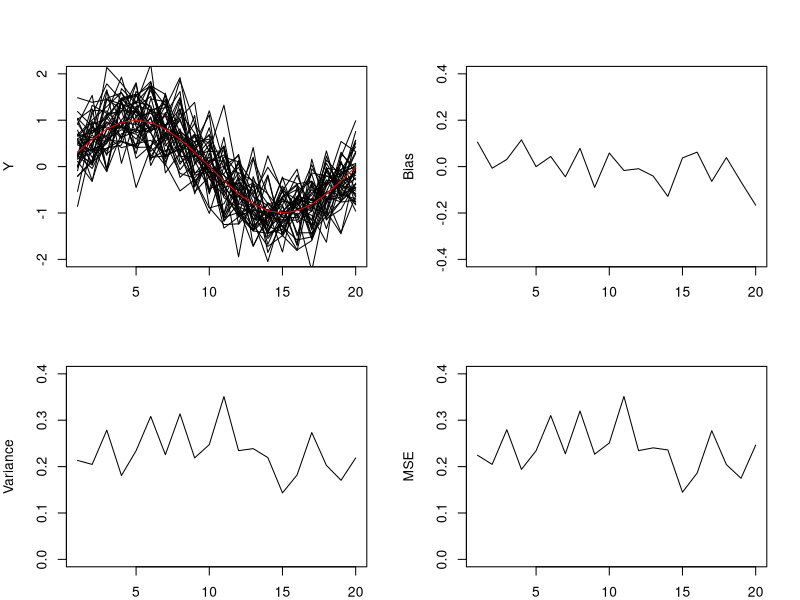
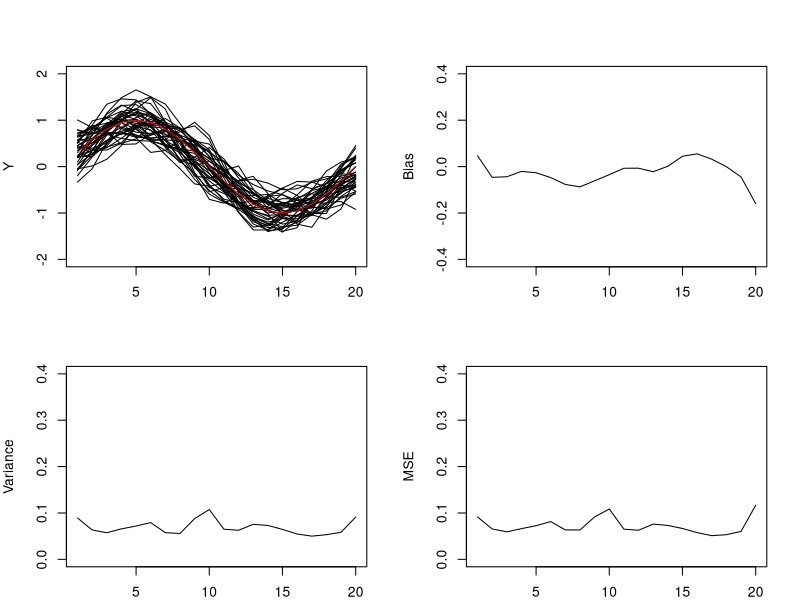
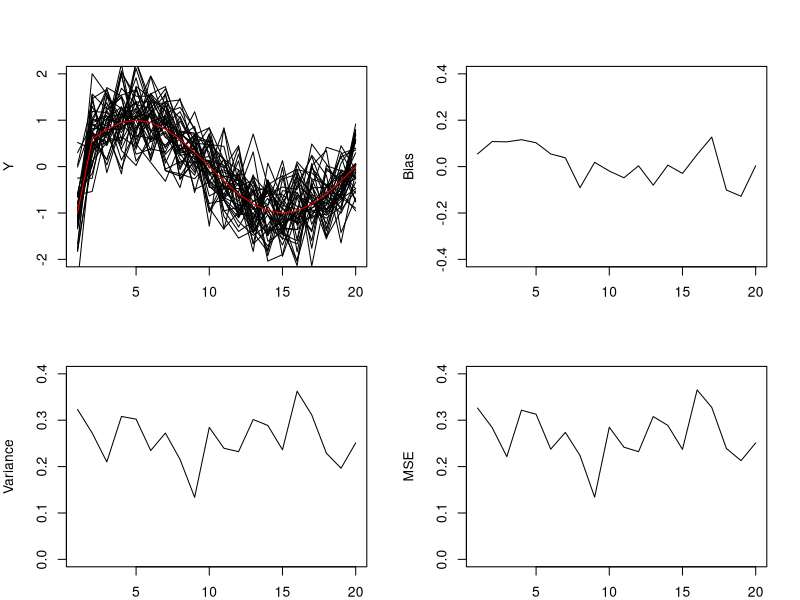
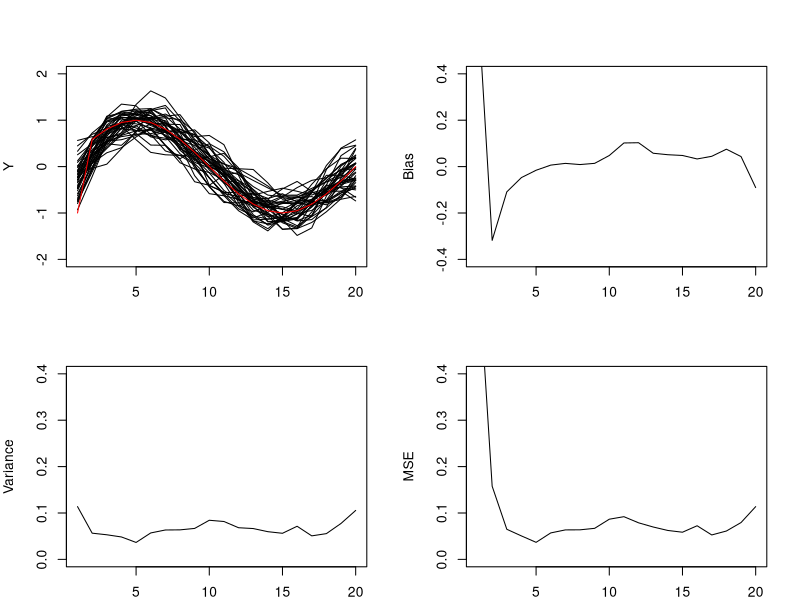
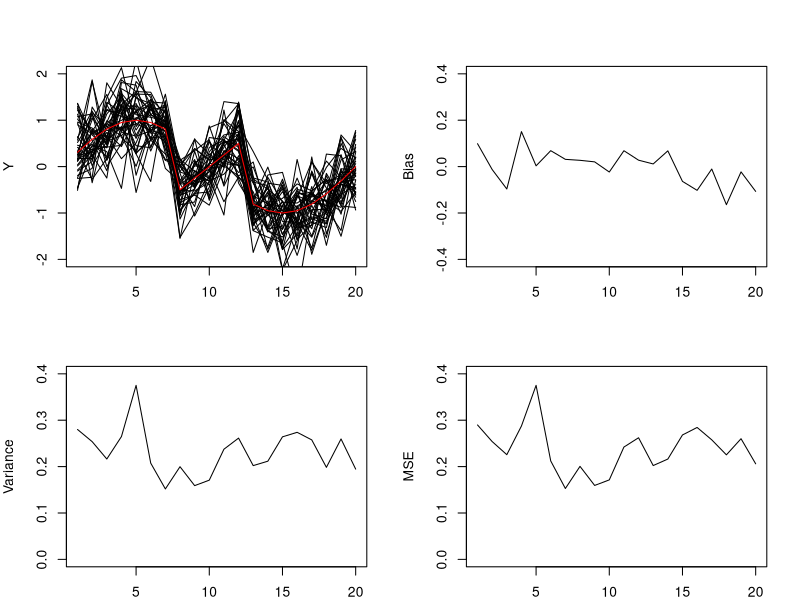
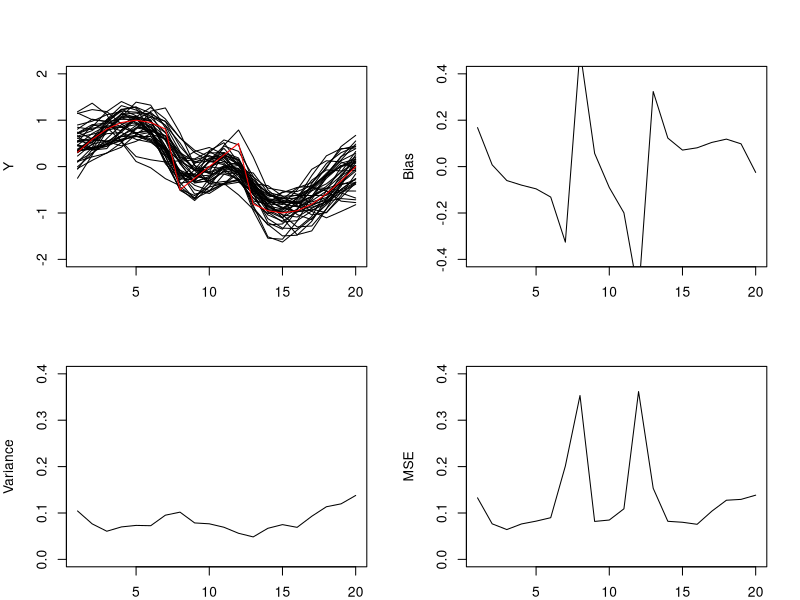
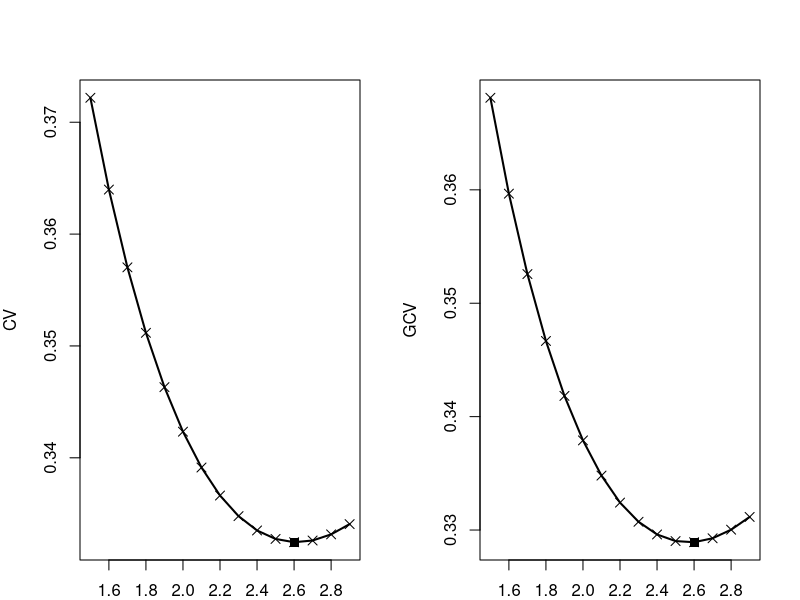
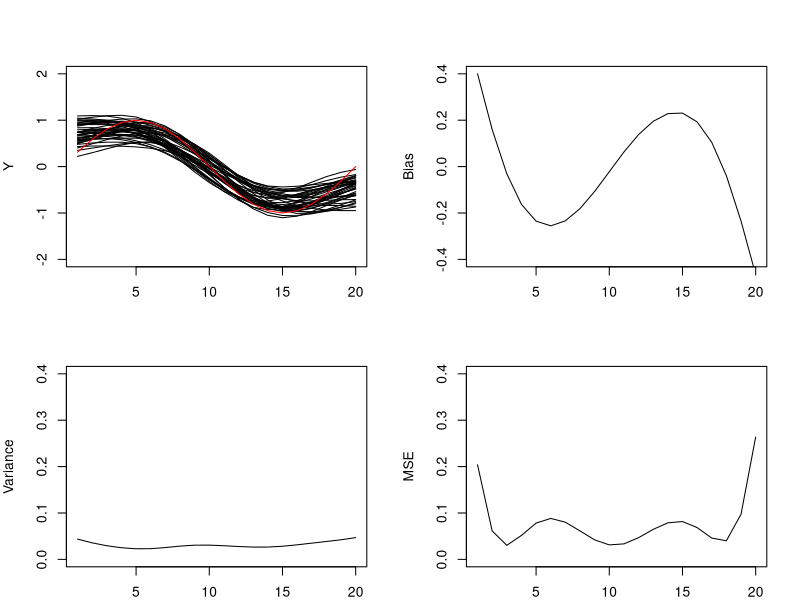

Generate these figures, in order, with R:
## ---- chunk 1
knitr::opts_chunk$set(echo = TRUE, comment = NA)
## ---- chunk 2
library(splines)
library(splines2)
set.seed(0)
## ---- chunk 3
kscv1 <- function(x1, y1, nd, bandw, ntrial){
# (1)
  kscvgcv <- function(bw, x1, y1)
  {
# (2)
    nd <- length(x1)
    bwsplus <- bw/0.3708159
    fit.ks <- ksmooth(x1, y1, "normal", bandwidth = bwsplus, n.points = nd)
    res <- y1 - fit.ks$y
# (3)
    dhat1 <- function(x2, bw)
    {
      nd2 <- length(x2)
      diag1 <- diag(nd2)
      bwsplus <- bw/0.3708159
      dhat <- rep(0, length = nd2)
# (4)
      for(jj in 1:nd2) {
        y2 <- diag1[, jj]
        fit.ks <- ksmooth(x2, y2, "normal", bandwidth = bwsplus, n.points = nd2)
        dhat[jj] <- fit.ks$y[jj]
      }
      return(dhat)
    }
# (5)
    dhat <- dhat1(x1, bw)
    trhat <- sum(dhat)
    sse <- sum(res^2)
# (6)
    cv <- sum((res/(1- dhat))^2)/nd
    gcv <- sse/(nd * (1- (trhat/nd))^2)
# (7)
    return(list(cv = cv, gcv = gcv))
  }
# (8)
  cvgcv <- lapply(as.list(bandw), kscvgcv,
                  x1 = x1, y1 = y1)
  cvgcv <- unlist(cvgcv)
  cv <- cvgcv[attr(cvgcv, "names") == "cv"]
  gcv <- cvgcv[attr(cvgcv, "names") == "gcv"]
# (9)
  return(list(cv = cv, gcv = gcv))
}

ll1 <- function(ex1, xdata, ydata, band)
{
# (1)
  x2 <- xdata - ex1
  wts <- exp((-0.5 * x2^2)/band^2)
# (2)
  data1 <- data.frame(x = x2, y = ydata, www = wts)
# (3)
  fit.lm <- lm(y ~ x, data = data1, weights = www)
# (4)
  est <- fit.lm$coef[1.]
  names(est) <- NULL
# (5)
  return(est)
}

locv1 <- function(x1, y1, nd, span1, ntrial)
{
# (1)
  locvgcv <- function(sp, x1, y1)
  {
    nd <- length(x1)
# (2)
    assign("data1", data.frame(xx1 = x1, yy1 = y1))
    fit.lo <- loess(yy1 ~ xx1, data = data1, span = sp,
                    family = "gaussian", degree = 1, surface = "direct")
    res <- residuals(fit.lo)
# (3)
    dhat2 <- function(x1, sp)
    {
      nd2 <- length(x1)
      diag1 <- diag(nd2)
      dhat <- rep(0, length = nd2)
# (4)
      for(jj in 1:nd2) {
        y2 <- diag1[, jj]
        assign("data1", data.frame(xx1 = x1, yy1 = y2))
        fit.lo <- loess(yy1 ~ xx1, data = data1,
                        span = sp, family = "gaussian", degree = 1,
                        surface = "direct")
        ey <- fitted.values(fit.lo)
        dhat[jj] <- ey[jj]
      }
      return(dhat)
    }
# (5)
    dhat <- dhat2(x1, sp)
    trhat <- sum(dhat)
    sse <- sum(res^2)
# (6)
    cv <- sum((res/(1 - dhat))^2)/nd
    gcv <- sse/(nd * (1 - (trhat/nd))^2)
# (7)
    return(list(cv = cv, gcv = gcv))
  }
# (8)
  cvgcv <- lapply(as.list(span1), locvgcv, x1 = x1, y1 = y1)
  cvgcv <- unlist(cvgcv)
  cv <- cvgcv[attr(cvgcv, "names") == "cv"]
  gcv <- cvgcv[attr(cvgcv, "names") == "gcv"]
# (9)
  return(list(cv = cv, gcv = gcv))
}
## ---- chunk 4
bias_var_trade_off <- function(X, Y, bw){
  n <- length(X)
  par(mfrow=c(2,2), mar=c(2,4,4,2))
  plot(1, type='n', xlim=range(X), ylim=c(-2, 2),
       xlab='X', ylab='Y')

  bwsplus <- bw/0.3708159
  
  Bias <- rep(0, n)
  MSE <- rep(0, n)
  
  for (i in 1:40){
    eps <- rnorm(n, sd=0.5)
    Yi <- Y + eps
    fit.ks <- ksmooth(X, Yi, kernel = "normal", 
                      bandwidth = bwsplus, x.points = X)
    lines(X, fit.ks$y)
    Bias <- Bias + fit.ks$y
    MSE <- MSE + (fit.ks$y - Y)^2
  }
  lines(X, Y, col="red")
  
  Bias <- Bias / 40 - Y
  plot(X, Bias, type='l', ylim=c(-0.4,0.4))
  
  Variance <- MSE / 40 - Bias^2
  plot(X, Variance, type='l', ylim=c(0,0.4))
  
  MSE <- MSE / 40
  plot(X, MSE, type='l', ylim=c(0,0.4))
}
## ---- chunk 5
X <- 1:20
Y1 <- sin(0.1 * pi * X)

bias_var_trade_off(X, Y1, 0.18)
bias_var_trade_off(X, Y1, 1)
## ---- chunk 6
Y2 <- Y1
Y2[1] <- -1
bias_var_trade_off(X, Y2, 0.18)
bias_var_trade_off(X, Y2, 1)

Y3 <- Y1
Y3[8:12] <- seq(-0.5, 0.5, length=5)
bias_var_trade_off(X, Y3, 0.18)
bias_var_trade_off(X, Y3, 1)
## ---- chunk 7
# use (B) - kscv1 function
Y <- Y1 + rnorm(20, sd=0.5)
ntrial <- 15
bandw <- seq(from = 1.5, by = 0.1, length = ntrial)
output.ks <- kscv1(X, Y, 20, bandw, ntrial)
cv <- output.ks$cv
gcv <- output.ks$gcv
par(mfrow = c(1, 2))
plot(bandw, cv, type = "n", #ylim = c(0.04, 0.07),
     xlab = "bandwidth", ylab = "CV")
points(bandw, cv, cex = 1.2, pch = 4)
lines(bandw, cv, lwd = 2)
cvmin <- min(cv)
icvmin <- (1.:ntrial)[cv == cvmin]
bandcv <- bandw[icvmin]
points(bandcv, cvmin, cex = 1.2, pch = 15)
plot(bandw, gcv, type = "n", #ylim = c(0.04, 0.07),
     xlab = "bandwidth", ylab = "GCV")
points(bandw, gcv, cex = 1.2, pch = 4)
lines(bandw, gcv, lwd = 2)
gcvmin <- min(gcv)
igcvmin <- (1.:ntrial)[gcv == gcvmin]
bandgcv <- bandw[igcvmin]
points(bandgcv, gcvmin, cex = 1.2, pch = 15)
## ---- chunk 8
bias_var_trade_off(X, Y1, 2.6)
## ---- chunk 9
# use (C) - ll1 function
ll_weight_diagram <- function(band){
  hat_matrix <- matrix(nrow = 20, ncol = 20)
  for (i in 1:20){
    for (j in 1:20){
      hat_matrix[i,j] <- ll1(i, 1:20, diag(20)[,j], band)
    }
  }
  persp(1:20, 1:20, hat_matrix, xlab = 'i', ylab='j', zlab='HAT',
        lab = c(3, 3, 3), theta = -30, phi = 20,
        ticktype = 'detailed', nticks=3, cex.lab = 1, cex.axis = 0.6,
        main=paste('band =', band))
  hat_matrix
}
NW_weight_diagram <- function(band){
  bwplus <- band/0.3708159
  hat_matrix <- matrix(nrow = 20, ncol = 20)
  for (i in 1:20){
    hat_matrix[,i] <- ksmooth(1:20, diag(20)[,i], kernel = "normal",
                              bandwidth = bwplus, x.points = 1:20)$y
  }
  persp(1:20, 1:20, hat_matrix, xlab = 'i', ylab='j', zlab='HAT',
        lab = c(3, 3, 3), theta = -30, phi = 20,
        ticktype = 'detailed', nticks=3, cex.lab = 1, cex.axis = 0.6,
        main=paste('band =', band))
}

par(mfrow=c(1,3),mar=c(0,0,1.2,0))
# local linear regression
hat1 <- ll_weight_diagram(0.25)
hat2 <- ll_weight_diagram(1)
hat3 <- ll_weight_diagram(2)
# Nadaraya-Watson estimator
NW_weight_diagram(0.25)
NW_weight_diagram(1)
NW_weight_diagram(2)

# verification of eq(3.130)
apply(hat1, 1, sum)
apply(hat2, 1, sum)
apply(hat3, 1, sum)
## ---- chunk 10
CS_boundary <- function(X, Y, boundary=c(0,0)){
  n <- length(X)
  R <- sapply(X, function(x) abs(x-X)^3/12)
  Q <- matrix(c(X^0, X), nrow=2, byrow=T)
  A <- matrix(0, nrow=n+2, ncol=n+2)
  A[1:n, 1:n] <- R
  A[1:n, (n+1):(n+2)] <- t(Q)
  A[(n+1):(n+2), 1:n] <- Q
  B <- c(Y, boundary)
  sol <- solve(A, B)
  b <- sol[1:n]
  a <- sol[(n+1):(n+2)]
  list(a=a, b=b)
}
## ---- chunk 11
eq3.171 <- function(X, Y, boundary=c(0,0)){
  b <- CS_boundary(X, Y, boundary)$b
  rng <- range(X)
  f <- function(x) sapply(x, function(x) sum(b*abs(x-X))/2)^2
  integrate(f, rng[1], rng[2], subdivisions=200)$value
}

TEST31 <- read.csv('TEST31.CSV', header=F)
X <- TEST31[,1]
Y <- TEST31[,2]

xx <- seq(-10, 10, by=1)
Z <- matrix(0, ncol=length(xx), nrow=length(xx))
for (x1 in seq(xx)){
  for (y1 in seq(xx)){
    Z[x1, y1] <- eq3.171(X, Y, c(xx[x1], xx[y1]))
  }
}
par(mfrow=c(1,1))
persp(xx, xx, Z, xlab = 'sum(bi)', ylab='sum(bi*Xi)', zlab='value',
      lab = c(3, 3, 3), theta = -30, phi = 20,
      ticktype = 'detailed', nticks=3, cex.lab = 1, cex.axis = 0.6)
min(Z) == eq3.171(X,Y) # check that natural boundary condition is the minimum
## ---- chunk 12
L_value <- function(lambda){
  R <- sapply(1:20, function(x) abs(x-1:20)^3/12)
  Q <- matrix(c(rep(1,20), 1:20), nrow=2, byrow=T)
  A <- matrix(0, nrow=22, ncol=22)
  A[1:20, 1:20] <- R + lambda * diag(20)
  A[1:20, 21:22] <- t(Q)
  A[21:22, 1:20] <- Q
  A_inv <- solve(A)
  Tmat <- A_inv[1:20, 1:20]
  H <- (cbind(R, t(Q)) %*% A_inv)[1:20, 1:20]
  H_inv <- solve(H)
  L <- t(Tmat %*% H_inv) %*% R %*% Tmat %*% H_inv
  L_inv <- solve(diag(20) + lambda * L)
  list(L=L, L_inv=L_inv)
}
S_value <- function(lambda){
  S <- matrix(0, nrow=20, ncol=20)
  S[1, 1:3] <- c(1, -2, 1)
  S[2, 1:4] <- c(-2, 5, -4, 1)
  for (i in 3:18){
    S[i, (i-2):(i+2)] <- c(1, -4, 6, -4, 1)
  }
  S[19, 17:20] <- c(-2, 5, -4, 1)
  S[20, 18:20] <- c(1, -2, 1)
  S_inv <- solve(diag(20) + lambda * S)
  list(S=S, S_inv=S_inv)
}
par(mfrow=c(1,3),mar=c(0,0,1.2,0))
# L
for (lambda in c(0.1, 1, 10)){
  LL <- L_value(lambda)
  persp(1:20, 1:20, LL$L, xlab = 'i', ylab='j', zlab='L',
        lab = c(3, 3, 3), theta = -30, phi = 20,
        ticktype = 'detailed', nticks=3, cex.lab = 1, cex.axis = 0.6,
        main=paste0('lambda = ', lambda))
}
# (I + lambda L)^-1
for (lambda in c(0.1, 1, 10)){
  LL <- L_value(lambda)
  persp(1:20, 1:20, LL$L_inv, xlab = 'i', ylab='j', zlab='(...L)^-1',
        lab = c(3, 3, 3), theta = -30, phi = 20,
        ticktype = 'detailed', nticks=3, cex.lab = 1, cex.axis = 0.6,
        main=paste0('lambda = ', lambda))
}
# (I + lambda S)^-1
for (lambda in c(0.1, 1, 10)){
  SS <- S_value(lambda)
  persp(1:20, 1:20, SS$S_inv, xlab = 'i', ylab='j', zlab='(...S)^-1',
        lab = c(3, 3, 3), theta = -30, phi = 20,
        ticktype = 'detailed', nticks=3, cex.lab = 1, cex.axis = 0.6,
        main=paste0('lambda = ', lambda))
}
## ---- chunk 13
Smoothing_B_spline <- function(X, Y, lambda){
  intknot <- X[-c(1, length(X))]
  G <- bs(X, knots=intknot)
  P <- ncol(G)
  rng <- range(X)
  dx <- (rng[2] - rng[1]) / 200
  ddG <- dbs(seq(rng[1], rng[2], length=201), knots=intknot, derivs=2)
  K <- diag(P)
  for (i in 1:P){
    for (j in 1:P){
      K[i, j] <- sum(ddG[,i] * ddG[,j]) * dx
    }
  }
  beta <- solve(t(G) %*% G + lambda * K) %*% t(G) %*% Y
  H <- G %*% solve(t(G) %*% G + lambda * K) %*% t(G)
  list(beta=beta, H=H)
}

SS <- Smoothing_B_spline(X, Y, lambda = 0.1)
beta <- SS$beta
xx <- seq(0.1, 3, by=0.01)
gg <- bs(xx, knots=X[-c(1, length(X))])
yy <- gg %*% beta
plot(xx, yy, type="l")
points(X, Y, col="red", pch=18)
## ---- chunk 14
locv2 <- function(xx, yy, nd, span1){
  locv <- function(sp, x1, y1){
    nd <- length(x1)
    s <- 0
    for (i in 1:nd){
      xx1 <- x1[-i]
      yy1 <- y1[-i]
      fit.lo <- loess(yy1 ~ xx1, span = sp, family = "gaussian",
                      degree = 1, surface = "direct")
      mhat <- predict(fit.lo, x1[i])
      s <- s + (y1[i] - mhat)^2
    }
    s/nd
  }
  sapply(span1, locv, x1=xx, y1=yy)
}
# Approximation
nd <- 40
xx <- seq(from = 1, by = 1, length = nd)^1.8
yy <- sin(0.004 * pi * xx) + rnorm(nd, mean = 0, sd = 0.3)
ntrial <- 10
span1 <- seq(from = 0.15, by = 0.01, length = ntrial)
output.lo <- locv1(xx, yy, nd, span1, ntrial)
cv <- output.lo$cv
par(mfrow = c(1, 2), mar = c(3, 4, 2, 1),
    oma=c(0.5,0.5,0.5,0.5), cex.lab=1.5)
plot(span1, cv, type = "n", 
     xlab = "span", ylab = "CV", main="Approx")
points(span1, cv, pch = 3)
lines(span1, cv, lwd = 2)
pcvmin <- seq(along = cv)[cv == min(cv)]
spancv <- span1[pcvmin]
cvmin <- cv[pcvmin]
points(spancv, cvmin, cex = 1, pch = 15)

# real definition
cv <- locv2(xx, yy, nd, span1)
plot(span1, cv, type = "n", 
     xlab = "span", ylab = "CV", main="Exact")
points(span1, cv, pch = 3)
lines(span1, cv, lwd = 2)
pcvmin <- seq(along = cv)[cv == min(cv)]
spancv <- span1[pcvmin]
cvmin <- cv[pcvmin]
points(spancv, cvmin, cex = 1, pch = 15)
## ---- chunk 15
B <- function(u) ifelse(abs(u)>1, 0, 15 * (1 - u^2)^2 / 16)
# LOESS
set.seed(1)
X <- 1:100
Y <- sin(0.05 * pi * X) + rnorm(100, sd=0.5)
Y[c(30, 50, 70)] <- c(4, 10, 5)
plot(X, Y, pch=20)
fit.lo <- loess(Y~ X, span = 0.1, family = "gaussian",
                degree = 1, surface = "direct")
lines(X, fit.lo$fitted, col='black', lwd=2)
rect(60, -1.3, 80, 1, border="red",lwd=2)
par(mar=c(5.1, 4.1, 4.1, 8.1), xpd=TRUE)
plot(X[60:80], Y[60:80], pch=20, ylim=c(-1.3,1))
lines(X[60:80], fit.lo$fitted[60:80], col="black", lwd=2)
R <- fit.lo$residuals
color <- c("brown", "red", "orange", "blue")
for (iter in 1:4){
  shat <- median(abs(R))
  sig <- B(R/6/shat)
  fit.lo <- loess(Y~ X, span = 0.1, weights=sig, family = "gaussian",
                  degree = 1, surface = "direct")
  lines(X[60:80], fit.lo$fitted[60:80], col=color[iter])
  R <- fit.lo$residuals
}
legend("topright", inset=c(-0.3,0), legend=c("1", "2", "3", "4", "LOESS"),
       col=c("brown", "red", "orange","blue", "black"), lty=1,
       title="iter")
